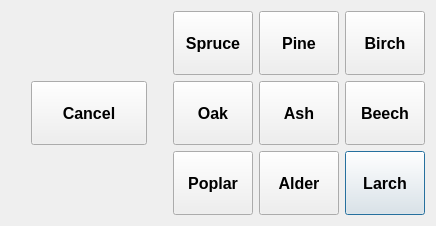
<?xml version="1.0" encoding="UTF-8"?>
<ui version="4.0">
 <class>TreeTypeDialog</class>
 <widget class="QDialog" name="TreeTypeDialog">
  <property name="geometry">
   <rect>
    <x>0</x>
    <y>0</y>
    <width>436</width>
    <height>226</height>
   </rect>
  </property>
  <property name="windowTitle">
   <string>Tree Type Dialog</string>
  </property>
  <layout class="QGridLayout" name="gridLayout_2">
   <item row="0" column="0">
    <layout class="QGridLayout" name="gridLayout">
     <item row="2" column="5">
      <widget class="QPushButton" name="pushButtonLarch">
       <property name="sizePolicy">
        <sizepolicy hsizetype="Minimum" vsizetype="Expanding">
         <horstretch>0</horstretch>
         <verstretch>0</verstretch>
        </sizepolicy>
       </property>
       <property name="font">
        <font>
         <pointsize>12</pointsize>
         <weight>75</weight>
         <bold>true</bold>
        </font>
       </property>
       <property name="text">
        <string>Larch</string>
       </property>
      </widget>
     </item>
     <item row="2" column="4">
      <widget class="QPushButton" name="pushButtonAlder">
       <property name="sizePolicy">
        <sizepolicy hsizetype="Minimum" vsizetype="Expanding">
         <horstretch>0</horstretch>
         <verstretch>0</verstretch>
        </sizepolicy>
       </property>
       <property name="font">
        <font>
         <pointsize>12</pointsize>
         <weight>75</weight>
         <bold>true</bold>
        </font>
       </property>
       <property name="text">
        <string>Alder</string>
       </property>
      </widget>
     </item>
     <item row="2" column="3">
      <widget class="QPushButton" name="pushButtonPoplar">
       <property name="sizePolicy">
        <sizepolicy hsizetype="Minimum" vsizetype="Expanding">
         <horstretch>0</horstretch>
         <verstretch>0</verstretch>
        </sizepolicy>
       </property>
       <property name="font">
        <font>
         <pointsize>12</pointsize>
         <weight>75</weight>
         <bold>true</bold>
        </font>
       </property>
       <property name="text">
        <string>Poplar</string>
       </property>
      </widget>
     </item>
     <item row="1" column="4">
      <widget class="QPushButton" name="pushButtonAsh">
       <property name="sizePolicy">
        <sizepolicy hsizetype="Minimum" vsizetype="Expanding">
         <horstretch>0</horstretch>
         <verstretch>0</verstretch>
        </sizepolicy>
       </property>
       <property name="font">
        <font>
         <pointsize>12</pointsize>
         <weight>75</weight>
         <bold>true</bold>
        </font>
       </property>
       <property name="text">
        <string>Ash</string>
       </property>
      </widget>
     </item>
     <item row="0" column="3">
      <widget class="QPushButton" name="pushButtonSpruce">
       <property name="sizePolicy">
        <sizepolicy hsizetype="Minimum" vsizetype="Expanding">
         <horstretch>0</horstretch>
         <verstretch>0</verstretch>
        </sizepolicy>
       </property>
       <property name="font">
        <font>
         <pointsize>12</pointsize>
         <weight>75</weight>
         <bold>true</bold>
        </font>
       </property>
       <property name="text">
        <string>Spruce</string>
       </property>
      </widget>
     </item>
     <item row="1" column="5">
      <widget class="QPushButton" name="pushButtonBeech">
       <property name="sizePolicy">
        <sizepolicy hsizetype="Minimum" vsizetype="Expanding">
         <horstretch>0</horstretch>
         <verstretch>0</verstretch>
        </sizepolicy>
       </property>
       <property name="font">
        <font>
         <pointsize>12</pointsize>
         <weight>75</weight>
         <bold>true</bold>
        </font>
       </property>
       <property name="text">
        <string>Beech</string>
       </property>
      </widget>
     </item>
     <item row="0" column="4">
      <widget class="QPushButton" name="pushButtonPine">
       <property name="sizePolicy">
        <sizepolicy hsizetype="Minimum" vsizetype="Expanding">
         <horstretch>0</horstretch>
         <verstretch>0</verstretch>
        </sizepolicy>
       </property>
       <property name="font">
        <font>
         <pointsize>12</pointsize>
         <weight>75</weight>
         <bold>true</bold>
        </font>
       </property>
       <property name="text">
        <string>Pine</string>
       </property>
      </widget>
     </item>
     <item row="1" column="3">
      <widget class="QPushButton" name="pushButtonOak">
       <property name="sizePolicy">
        <sizepolicy hsizetype="Minimum" vsizetype="Expanding">
         <horstretch>0</horstretch>
         <verstretch>0</verstretch>
        </sizepolicy>
       </property>
       <property name="font">
        <font>
         <pointsize>12</pointsize>
         <weight>75</weight>
         <bold>true</bold>
        </font>
       </property>
       <property name="text">
        <string>Oak</string>
       </property>
      </widget>
     </item>
     <item row="0" column="5">
      <widget class="QPushButton" name="pushButtonBirch">
       <property name="sizePolicy">
        <sizepolicy hsizetype="Minimum" vsizetype="Expanding">
         <horstretch>0</horstretch>
         <verstretch>0</verstretch>
        </sizepolicy>
       </property>
       <property name="font">
        <font>
         <pointsize>12</pointsize>
         <weight>75</weight>
         <bold>true</bold>
        </font>
       </property>
       <property name="text">
        <string>Birch</string>
       </property>
      </widget>
     </item>
     <item row="1" column="1">
      <widget class="QPushButton" name="pushButtonCancel">
       <property name="enabled">
        <bool>true</bool>
       </property>
       <property name="sizePolicy">
        <sizepolicy hsizetype="Expanding" vsizetype="Expanding">
         <horstretch>0</horstretch>
         <verstretch>0</verstretch>
        </sizepolicy>
       </property>
       <property name="font">
        <font>
         <pointsize>12</pointsize>
         <weight>75</weight>
         <bold>true</bold>
        </font>
       </property>
       <property name="text">
        <string>Cancel</string>
       </property>
      </widget>
     </item>
     <item row="1" column="0">
      <spacer name="horizontalSpacer">
       <property name="orientation">
        <enum>Qt::Horizontal</enum>
       </property>
       <property name="sizeType">
        <enum>QSizePolicy::Fixed</enum>
       </property>
       <property name="sizeHint" stdset="0">
        <size>
         <width>20</width>
         <height>20</height>
        </size>
       </property>
      </spacer>
     </item>
     <item row="1" column="2">
      <spacer name="horizontalSpacer_2">
       <property name="orientation">
        <enum>Qt::Horizontal</enum>
       </property>
       <property name="sizeType">
        <enum>QSizePolicy::Fixed</enum>
       </property>
       <property name="sizeHint" stdset="0">
        <size>
         <width>20</width>
         <height>20</height>
        </size>
       </property>
      </spacer>
     </item>
    </layout>
   </item>
  </layout>
 </widget>
 <resources/>
 <connections/>
</ui>
